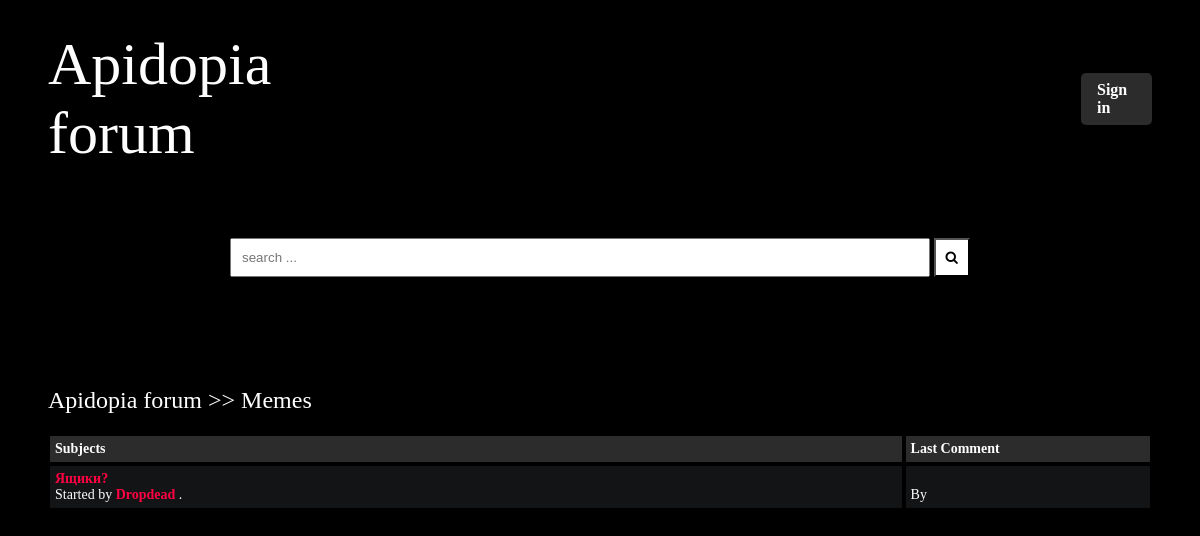
The app's page /topic/31ed3b34-9431-4132-b0d9-ac9385cf6239 with its own data.
### home/models.py (models this page shows, shortened)
class Topic(models.Model):
    title = models.CharField(max_length=40)
    slug = models.SlugField(max_length=200, default=uuid.uuid4())
    description = models.TextField(blank=True)
    image = ResizedImageField(size=[120, 65], quality=100, upload_to='topics', default=None, null=True, blank=True)
    approved = models.BooleanField(default=False)

class Tred(models.Model):
    title = models.CharField(max_length=200)
    slug = models.SlugField(max_length=200, default=uuid.uuid4())
    author = models.ForeignKey(Author, on_delete=models.CASCADE)
    content = models.TextField(max_length=10000)
    topic = models.ForeignKey(Topic, on_delete=models.CASCADE, null=True)
    date = models.DateTimeField(auto_now_add=True)
    approved = models.BooleanField(default=False)
    comments = models.ManyToManyField(Comment, blank=True)
    image = ResizedImageField(size=[1280, 720], quality=100, upload_to='images', default=None, null=True, blank=True)
    def get_url(self):
        return reverse('tred', kwargs={
            "slug": self.slug
        })
    @property
    def last_comment(self):
        return self.comments.latest("date")

class Author(models.Model):
    user = models.ForeignKey(User, on_delete=models.CASCADE)
    name = models.CharField(max_length=40)
    role = models.CharField(max_length=40, default='Member')
    slug = models.SlugField(max_length=200, default=uuid.uuid4())
    bio = models.TextField(max_length=1000, default='Empty')
    rating = models.IntegerField(default=0)
    image = ResizedImageField(size=[50, 80], quality=100, upload_to='authors', default=None, null=True, blank=True)

### home/views.py (the view, shortened to what this page needs)
# urls.py: path('topic/<slug>', topic, name='topic'),
def topic(requset, slug):
    context = {}
    user = requset.user
    topic = get_object_or_404(Topic, slug=slug)
    treds = Tred.objects.filter(topic=topic, approved=True)
    context.update({
        'treds': treds,
        'topic': topic
    })
    return render(requset, 'topic.html', context)

### home/context_processors.py (called while the page is built, shortened)
def search(request):
    treds = Tred.objects.all()
    search_context = {}
    treds_set = set()
    return search_context

### home/templates/topic.html (shortened to what this page needs)
{% extends 'base.html' %}
{% block content %}
    <div class="container">
        <div class="navigate">
            <span><a href="{% url 'home' %}"> Apidopia forum </a> >> <a href="">{{topic.title|title}}</a></span>
        </div>
        <div class="posts-table">
            <div class="table-head">
                <div class="subjects">Subjects</div>
                <div class="last-reply">Last Comment</div>
            </div>
            {% for tred in treds %}
            <div class="table-row">
                <div class="subjects">
                    <a href="{{tred.get_url}}">{{tred.title|title}}</a>
                    <br>
                    <span>Started by <b><a href="">{{tred.author.name|title}}</a></b> .</span>
                </div>
                <div class="last-reply">
                    <br>By <b><a href="">{{tred.last_comment.author.name|title}}</a></b>
                </div>
            </div>
            {% endfor %}
        </div>
    </div>
{% endblock content %}

### home/static/style.css (style rules this page uses)
* { box-sizing: border-box; }
html { font-size: 14px; background-color:rgb(0,0,0); color:#FEFEFE; font-family: bold; }
a { color:#FF0042; font-weight: bolder; text-decoration: none; }
.container { margin: 20px; padding: 20px; }
.table-head { display: flex; }
.table-head div { padding: 5px; margin: 2px; background-color: #2C2C2C; font-weight: bold; }
.table-head .subjects { flex: 70%; }
.table-head .last-reply { flex: 15%; }
.table-row { display: flex; }
.table-row .status, .table-row .subjects, .table-row .replies, .table-row .last-reply { padding: 5px; margin: 2px; background-color: #131415; }
.table-row .subjects { flex: 70%; }
.table-row .last-reply { flex: 15%; }
.navigate { margin-block: 20px; font-weight: lighter; font-size: 24px; }
.navigate a { color: #fff; }

### records on screen
Topic: title "Memes"
Tred: title "Ящики?", author.name "Dropdead"
